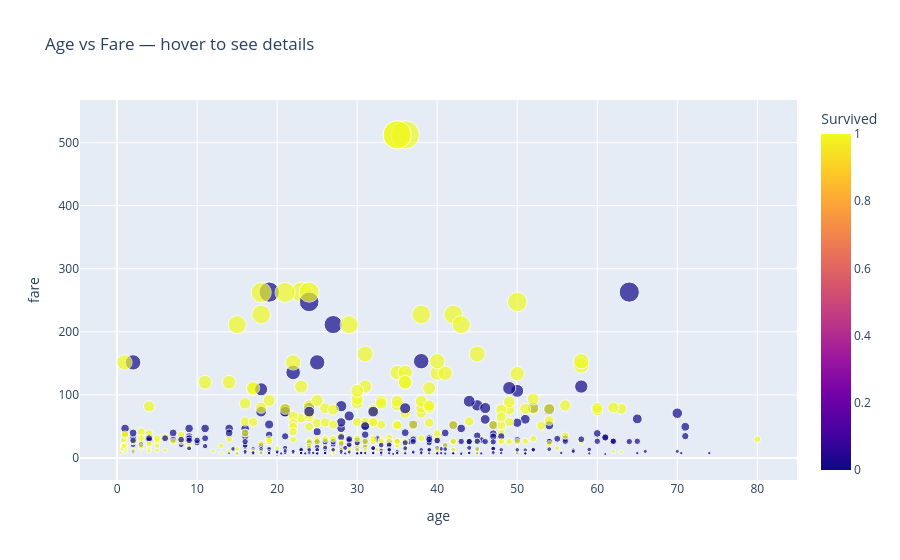

Notebook cell for this chart:
### Code cell
# График 1: scatter plot интерактивный
fig1 = px.scatter(
    df, x='age', y='fare',
    color='survived',
    size='fare',
    hover_data=['sex', 'pclass'],
    title='Age vs Fare — hover to see details',
    labels={'survived': 'Survived'}
)
fig1.show()

### Figure 1 — Plotly figure (JSON) as saved in the notebook; plotly's stock layout.template omitted (floating-point values rounded to 4 significant figures; data arrays with more than 128 entries replaced by an {"elided": "..."} marker saying what was removed)
{"data": [{"customdata": {"elided": "891x2 mixed values"}, "hovertemplate": "age=%{x}<br>fare=%{marker.size}<br>sex=%{customdata[0]}<br>pclass=%{customdata[1]}<br>Survived=%{marker.color}<extra></extra>", "legendgroup": "", "marker": {"color": {"elided": "891 int values"}, "coloraxis": "coloraxis", "size": {"elided": "891 float values"}, "sizemode": "area", "sizeref": 1.281, "symbol": "circle"}, "mode": "markers", "name": "", "orientation": "v", "showlegend": false, "type": "scatter", "x": {"elided": "891 float values"}, "xaxis": "x", "y": {"elided": "891 float values"}, "yaxis": "y"}], "layout": {"coloraxis": {"colorbar": {"title": {"text": "Survived"}}, "colorscale": [[0, "#0d0887"], [0.1111, "#46039f"], [0.2222, "#7201a8"], [0.3333, "#9c179e"], [0.4444, "#bd3786"], [0.5556, "#d8576b"], [0.6667, "#ed7953"], [0.7778, "#fb9f3a"], [0.8889, "#fdca26"], [1, "#f0f921"]]}, "legend": {"itemsizing": "constant", "tracegroupgap": 0}, "title": {"text": "Age vs Fare — hover to see details"}, "xaxis": {"anchor": "y", "domain": [0, 1], "title": {"text": "age"}}, "yaxis": {"anchor": "x", "domain": [0, 1], "title": {"text": "fare"}}}}
